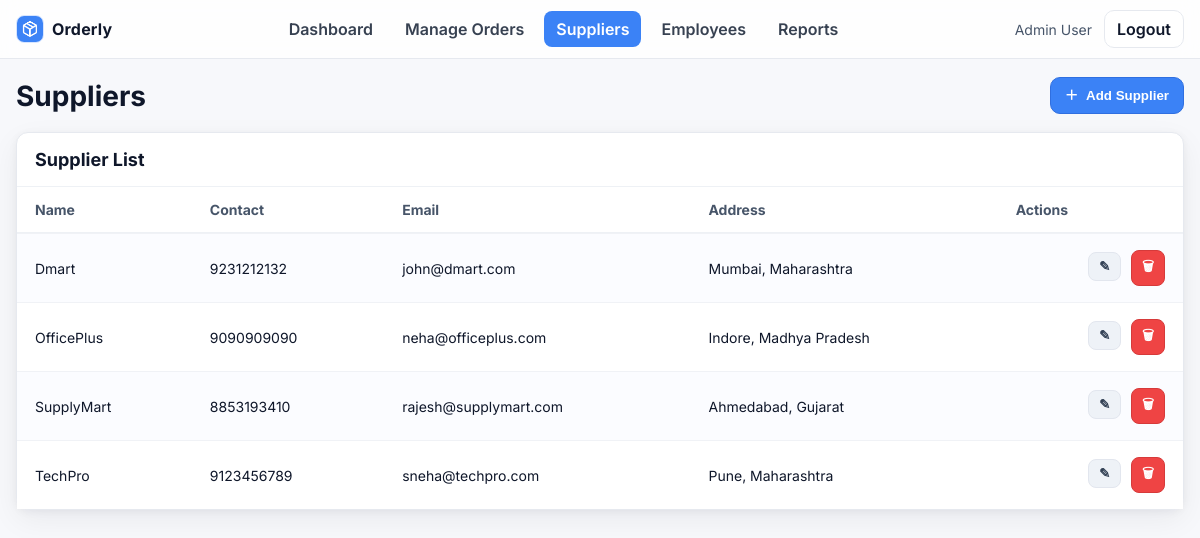
The page /admin/suppliers (signed in) on the database as committed earlier.
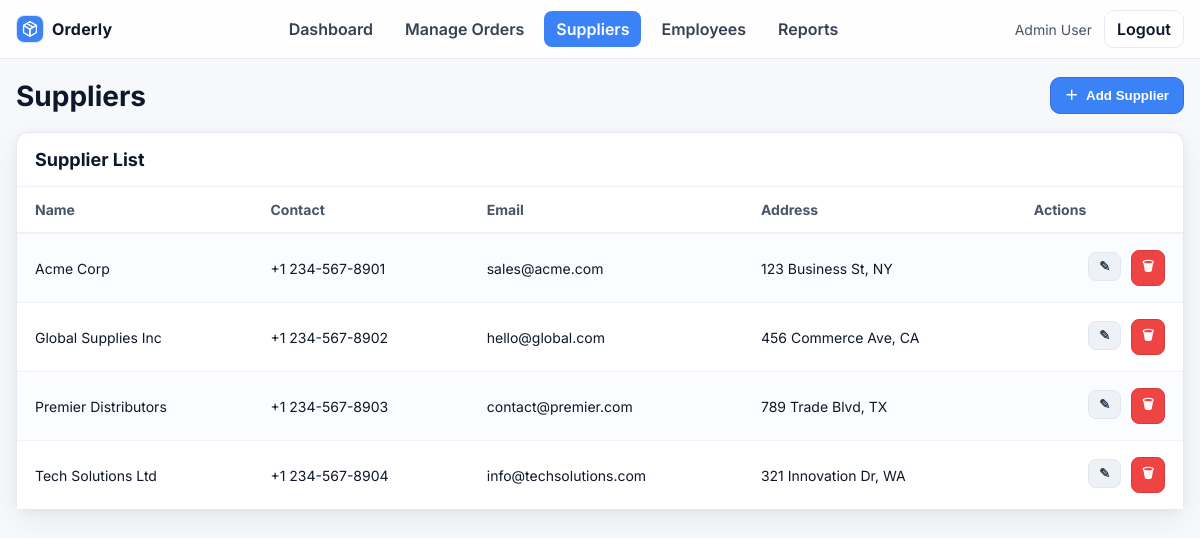
The same page on the database as committed later.
### models.py (models this page shows)
class Supplier(db.Model):
    id = db.Column(db.Integer, primary_key=True)
    name = db.Column(db.String(100))
    contact = db.Column(db.String(100))
    email = db.Column(db.String(100))
    address = db.Column(db.String(200))
    orders = db.relationship('Order', backref='supplier', lazy=True)

### app.py (the view)
@app.route('/admin/suppliers')
def admin_suppliers():
    if session.get('role') == 'admin':
        suppliers = Supplier.query.order_by(Supplier.name).all()
        return render_template('admin/suppliers.html', suppliers=suppliers)
    flash("Unauthorized access")
    return redirect('/')

### templates/admin/suppliers.html (shortened to what this page needs)
<!doctype html>
<html lang="en">
<head>
  <link rel="stylesheet" href="{{ url_for('static', filename='admin.css') }}">
</head>
<body>
  <header class="adminNavBar">
    <div class="adminNavInner">
      <a class="adminNavBrand" href="{{ url_for('admin_dashboard') }}">
        <img class="adminNavBrandLogo" src="{{ url_for('static', filename='images/logo.png') }}" alt="Orderly logo">
        <span class="adminNavBrandText">Orderly</span>
      </a>
      <nav class="adminNavLinks">
        <a class="adminNavLink" href="{{ url_for('admin_dashboard') }}">Dashboard</a>
        <a class="adminNavLink" href="{{ url_for('admin_orders') }}">Manage Orders</a>
        <a class="adminNavLink adminNavLinkActive" href="{{ url_for('admin_suppliers') }}">Suppliers</a>
        <a class="adminNavLink" href="{{ url_for('admin_employee') }}">Employees</a>
        <a class="adminNavLink" href="{{ url_for('admin_reports') }}">Reports</a>
      </nav>
      <div class="adminNavRight">
        <span class="adminNavUser">{{ session.get('user_name','Admin User') }}</span>
        <a class="adminNavBtn" href="{{ url_for('logout') }}">Logout</a>
      </div>
    </div>
  </header>
  <main class="adminSuppliersPage">
    <div class="adminSuppliersHeader">
      <h1 class="adminSuppliersTitle">Suppliers</h1>
      <button type="button" class="adminSuppliersAddBtn" onclick="document.getElementById('addSupplierDlg').showModal()">
        <span class="adminSuppliersAddIcon">＋</span> Add Supplier
      </button>
    </div>
    <section class="adminSuppliersPanel">
      <div class="adminSuppliersPanelHead">
        <h2 class="adminSuppliersPanelTitle">Supplier List</h2>
      </div>
      <div class="adminSuppliersTableWrap">
        <table class="adminSuppliersTable">
          <thead>
            <tr>
              <th>Name</th>
              <th>Contact</th>
              <th>Email</th>
              <th>Address</th>
              <th class="adminEmployeesTextRight">Actions</th>
            </tr>
          </thead>
          <tbody>
            {% for s in suppliers %}
            <tr>
              <td>{{ s.name }}</td>
              <td>{{ s.contact }}</td>
              <td>{{ s.email }}</td>
              <td>{{ s.address }}</td>
              <td class="adminEmployeesTextRight">
                <button
                  class="adminOrdersIconBtn adminOrdersIconBtnGray"
                  title="Edit"
                  onclick="openEditSupplier('{{ s.id }}', '{{ s.name|e }}', '{{ s.contact|e }}', '{{ s.email|e }}', '{{ s.address|e }}')">✎</button>
                <form method="post" action="{{ url_for('admin_suppliers_delete', supplier_id=s.id) }}" style="display:inline">
                  <button class="adminOrdersIconBtn adminOrdersIconBtnRed" title="Delete"
                          onclick="return confirm('Delete {{ s.name }}?')">🗑</button>
                </form>
              </td>
            </tr>
            {% else %}
            <tr>
              <td colspan="5">No suppliers found.</td>
            </tr>
            {% endfor %}
          </tbody>
        </table>
      </div>
    </section>
  </main>
</body>
</html>

### static/admin.css (style rules this page uses)
:root { --adminBg: #f7f8fb; --adminPanel: #ffffff; --adminText: #0f172a; --adminMuted: #667085; --adminBorder: #e6e9ef; --adminPrimary: #3b82f6; --adminPrimarySoft: #e6efff; --adminGreen: #22c55e; --adminGreenSoft: #e7f8ee; --adminAmber: #f59e0b; --adminAmberSoft: #fff3d9; --adminRed: #ef4444; --adminRedSoft: #ffe4e6; --adminNavBorder: var(--adminBorder); --adminNavBg: #ffffffcc; --adminNavLink: #374151; --adminNavLinkHover: #f1f5f9; --adminNavPrimary: var(--adminPrimary); --adminRadius: 12px; --adminShadow: 0 10px 30px rgba(16, 24, 40, .06), 0 2px 8px rgba(16, 24, 40, .05); }
* { box-sizing: border-box }
html, body { height: 100%; margin: 0 }
body { font-family: Inter, system-ui, -apple-system, Segoe UI, Roboto, Arial, sans-serif; color: var(--adminText); background: var(--adminBg); }
:root { --adminNavBorder: #e6e9ef; --adminNavBg: #ffffffcc; --adminNavLink: #374151; --adminNavLinkHover: #f1f5f9; --adminNavPrimary: #3b82f6; }
.adminNavBar { position: sticky; top: 0; z-index: 40; background: var(--adminNavBg); backdrop-filter: blur(8px); border-bottom: 1px solid var(--adminNavBorder); }
.adminNavInner { max-width: 1200px; margin: 0 auto; padding: 10px 16px; display: flex; align-items: center; justify-content: space-between; gap: 20px; }
.adminNavBrand { display: flex; align-items: center; gap: 8px; text-decoration: none; color: inherit; }
.adminNavBrandLogo { width: 28px; height: 28px; border-radius: 8px; object-fit: cover; background: #e6efff; border: 1px solid #d7e5ff; display: block; }
.adminNavBrandText { font-weight: 700; letter-spacing: .2px; }
.adminNavLinks { display: flex; gap: 8px }
.adminNavLink { padding: 8px 12px; border-radius: 8px; text-decoration: none; color: var(--adminNavLink); font-weight: 600; }
.adminNavLinkActive { background: var(--adminNavPrimary); color: #fff }
.adminNavRight { display: flex; gap: 12px; align-items: center }
.adminNavUser { font-size: 14px; color: #475569 }
.adminNavBtn { border: 1px solid var(--adminNavBorder); background: #fff; color: #0f172a; border-radius: 10px; padding: 8px 12px; font-weight: 600; cursor: pointer; text-decoration: none; }
.adminOrdersIconBtn { border: 1px solid var(--adminBorder); background: #fff; border-radius: 8px; padding: 6px 10px; font-weight: 800; cursor: pointer; margin-left: 6px; }
.adminOrdersIconBtnRed { background: var(--adminRed); color: #fff; border-color: #d63a3a }
.adminOrdersIconBtnGray { background: #eef2f7; color: #334155; border-color: #e2e6ee }
.adminSuppliersPage { max-width: 1200px; margin: 18px auto; padding: 0 16px }
.adminSuppliersHeader { display: flex; align-items: center; justify-content: space-between; gap: 12px; margin: 8px 0 18px 0; }
.adminSuppliersTitle { margin: 0; font-size: 28px }
.adminSuppliersAddBtn { display: inline-flex; align-items: center; gap: 8px; background: #3b82f6; color: #fff; text-decoration: none; border: 1px solid #306fe0; padding: 10px 14px; border-radius: 10px; font-weight: 700; }
.adminSuppliersAddIcon { font-weight: 900; line-height: 1 }
.adminSuppliersPanel { background: #fff; border: 1px solid var(--adminBorder); border-radius: 12px; box-shadow: var(--adminShadow); }
.adminSuppliersPanelHead { padding: 16px 18px; border-bottom: 1px solid #eef1f5 }
.adminSuppliersPanelTitle { margin: 0; font-size: 18px }
.adminSuppliersTableWrap { overflow: auto }
.adminSuppliersTable { width: 100%; border-collapse: separate; border-spacing: 0; font-size: 14px; }
.adminSuppliersTable thead th { text-align: left; font-weight: 700; color: #475569; padding: 14px 18px; background: #fff; position: sticky; top: 0; z-index: 1; border-bottom: 1px solid #eef1f5; }
.adminSuppliersTable tbody td { padding: 16px 18px; border-top: 1px solid #f0f2f6; background: #fff; }
.adminSuppliersTable tbody tr:nth-child(odd) td { background: #fbfcff }
.adminEmployeesTextRight { text-align: right }

Rows that differ between the two databases and show on the page:
removed Supplier: name "Dmart", contact "9231212132", email "john@dmart.com", address "Mumbai, Maharashtra"
changed Supplier: name "SupplyMart" → "Acme Corp"; contact "8853193410" → "+1 234-567-8901"; email "rajesh@supplymart.com" → "sales@acme.com"; address "Ahmedabad, Gujarat" → "123 Business St, NY"
changed Supplier: name "TechPro" → "Global Supplies Inc"; contact "9123456789" → "+1 234-567-8902"; email "sneha@techpro.com" → "hello@global.com"; address "Pune, Maharashtra" → "456 Commerce Ave, CA"
added Supplier: name "Premier Distributors", contact "+1 234-567-8903", email "contact@premier.com", address "789 Trade Blvd, TX"
changed Supplier: name "OfficePlus" → "Tech Solutions Ltd"; contact "9090909090" → "+1 234-567-8904"; email "neha@officeplus.com" → "info@techsolutions.com"; address "Indore, Madhya Pradesh" → "321 Innovation Dr, WA"; moves down the list
